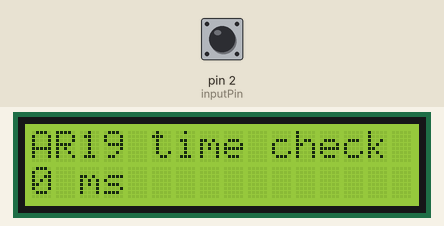
Recording of a sketch running on a simulated Arduino Uno, built with avr-gcc and run on an emulated ATmega328P. On the bench: 16×2 character LCD. The test bench sets the inputs (shaded band); at power-on: pin 2 (inputPin) HIGH.

Above: at 1.7 s.
1.8 s: pin 2 (inputPin) pulled LOW for 0.15 s
At 2.6 s:
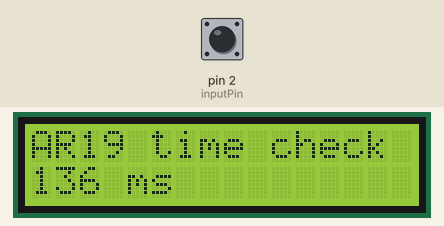
3.4 s: pin 2 (inputPin) pulled LOW for 1 s
At 5.1 s:
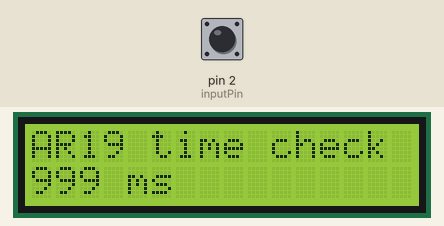
5.9 s: pin 2 (inputPin) pulled LOW for 0.15 s
At 6.9 s:
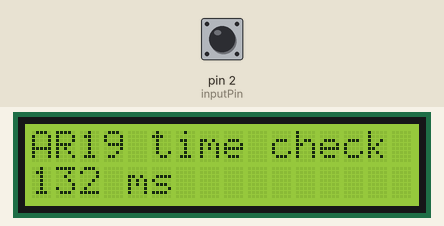
7.5 s: pin 2 (inputPin) pulled LOW for 3.2 s
At 11.1 s:
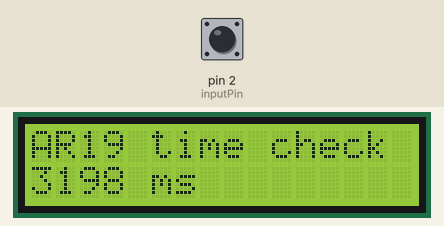
Timing chart, 0 to 12.6 s (numbered marks = the images above; inputs shaded):
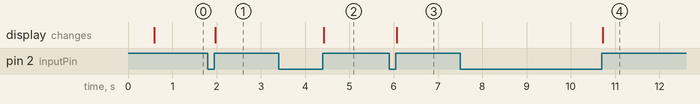

The sketch:

AR19_Switch_time.ino
```cpp
/*
 예제 5.3
 디지털 신호 입력 시간 측정하기
 */
 #include <Wire.h>
 #include <LiquidCrystal_I2C.h>
 LiquidCrystal_I2C lcd(0x27,16,2);

// 2번핀을 스위치 입력으로 설정
const int inputPin = 2;

// 현재의 시간을 저장하기 위한 변수
long startTime = 0;
// 실제 스위치가 눌린 후 지연되는 시간
long swCountTimer = 0;

void setup() {
  // 스위치 입력을 위하여 2번핀을 입력으로 설정하고 풀업시킨다
  pinMode(inputPin, INPUT_PULLUP);
  // 시리얼 통신을 설정한다
  Serial.begin(9600);
  lcd.init();
  lcd.clear();
  lcd.backlight();
  delay(500);
}

void loop(){

  // 스위치 입력이 발생하였을 경우 실행
  if(digitalRead(inputPin) == LOW){
    // 현재의 시간을 startTime 변수에 넣는다.
    startTime = millis();
    // 스위치가 입력되는 동안 지연시킨다.
    while(digitalRead(inputPin) == LOW);
    // swCountTimer 변수에 스위치가 눌려진 시간을 넣는다.
    // 여기까지 측정된 시간에서 앞서 저장한 시간이 스위치가 눌려진 시간이 된다
    swCountTimer = millis() - startTime;
    // 시리얼 통신으로 값을 출력한다.
  };
   lcd.setCursor(0,0);
   lcd.print("AR19 time check");
   lcd.setCursor(0,1);
   lcd.print(swCountTimer);
   lcd.print(" ms ");
}
```

Measured:
- after the input at 1.8 s, the display: changes after 0.17 s (image 1)
- after the input at 3.4 s, the display: changes after 1.0 s (image 2)
- after the input at 5.9 s, the display: changes after 0.17 s (image 3)
- after the input at 7.5 s, the display: changes after 3.2 s (image 4)
